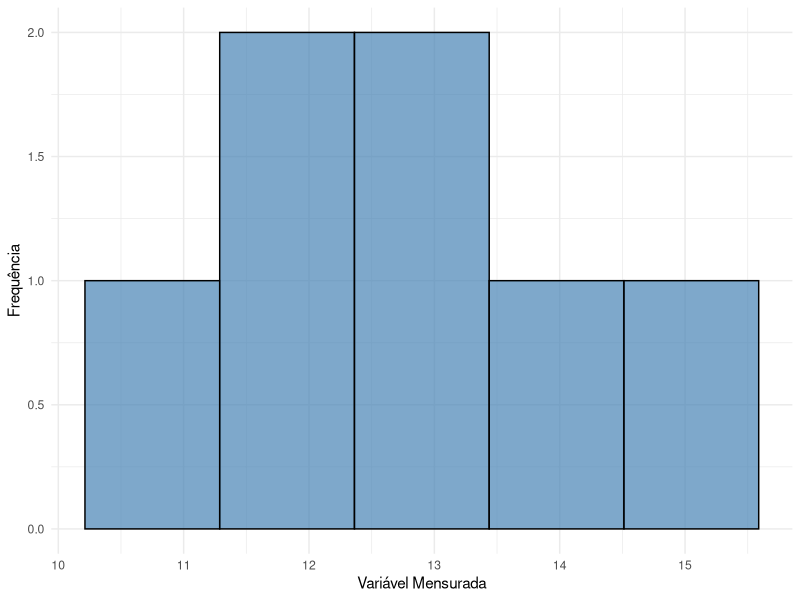

Reproduce this figure in R.
## ---- chunk 1
knitr::opts_chunk$set(echo = FALSE, warning = FALSE, message = FALSE)
library(knitr)
library(ggplot2)
library(dplyr)
library(readr)
## ---- chunk 2
bruto <- read_csv("top_hits_number_one.csv", show_col_types = FALSE)

# 10 semanas vieram sem título/artista; corrigidas pela data
reparos <- tribble(
  ~date,        ~song_fix,                                          ~artist_fix,
  "1958-12-22", "The Chipmunk Song",                                 "The Chipmunks With David Seville",
  "1959-05-11", "The Happy Organ",                                   "Dave \"Baby\" Cortez",
  "1960-11-14", "Georgia On My Mind",                                "Ray Charles",
  "1969-05-10", "Aquarius/Let The Sunshine In (The Flesh Failures)", "The 5th Dimension",
  "1969-10-18", "I Can't Get Next To You",                           "The Temptations",
  "1970-03-21", "Bridge Over Troubled Water",                        "Simon & Garfunkel",
  "1976-12-04", "Tonight's The Night (Gonna Be Alright)",            "Rod Stewart",
  "1977-03-12", "Evergreen (Love Theme From \"A Star Is Born\")",    "Barbra Streisand",
  "1984-12-22", "Like A Virgin",                                     "Madonna",
  "1985-05-11", "Crazy For You",                                     "Madonna"
)

quadro <- bruto %>%
  mutate(date = as.character(date)) %>%
  left_join(reparos, by = "date") %>%
  mutate(song    = coalesce(song, song_fix),
         artist  = coalesce(artist, artist_fix),
         ano     = as.integer(substr(date, 1, 4)),
         periodo = paste0(ano %/% 10 * 10, "s")) %>%
  select(date, ano, periodo, song, artist)

rotulo <- c("1950s" = "1958–1959", "1960s" = "1960–1969", "1970s" = "1970–1979",
            "1980s" = "1980–1989", "1990s" = "1990–1999", "2000s" = "2000–2009",
            "2010s" = "2010–2019", "2020s" = "2020–2026")

N_POR_ESTRATO <- 30
estratos <- count(quadro, periodo, name = "N_h") %>%
  mutate(n_h = N_POR_ESTRATO, pi_h = n_h / N_h)
## ---- chunk 3
estratos %>%
  mutate(Período = rotulo[periodo]) %>%
  select(Período, N_h, n_h, pi_h) %>%
  bind_rows(tibble(Período = "Total", N_h = sum(estratos$N_h), n_h = sum(estratos$n_h))) %>%
  kable(digits = 3,
        col.names = c("Período", "$N_h$", "$n_h$", "$\\pi_h = n_h/N_h$"),
        caption = "Número de semanas na população ($N_h$), tamanho da amostra ($n_h$) e probabilidade de seleção ($\\pi_h$) em cada período.")
## ---- chunk 4
# Exemplo genérico de cálculo numérico no R para uso via código inline
amostra_exemplo <- c(12.4, 15.1, 10.8, 14.2, 11.5, 13.0, 12.1)
n_amostra <- length(amostra_exemplo)
media_estimada <- mean(amostra_exemplo)
dp_estimado <- sd(amostra_exemplo)
## ---- chunk 5
dados_tabela <- data.frame(
  Métrica = c("Tamanho Amostral (n)", "Média Estimada", "Desvio Padrão"),
  Valor = c(n_amostra, round(media_estimada, 2), round(dp_estimado, 2))
)

knitr::kable(
  dados_tabela,
  col.names = c("Métrica Estatística", "Valor"),
  caption = "Exemplo de tabela resumo para demonstração de referência cruzada."
)
## ---- chunk 6
df_grafico <- data.frame(Valor = amostra_exemplo)

ggplot(df_grafico, aes(x = Valor)) +
  geom_histogram(bins = 5, fill = "steelblue", color = "black", alpha = 0.7) +
  labs(
    x = "Variável Mensurada",
    y = "Frequência"
  ) +
  theme_minimal()
